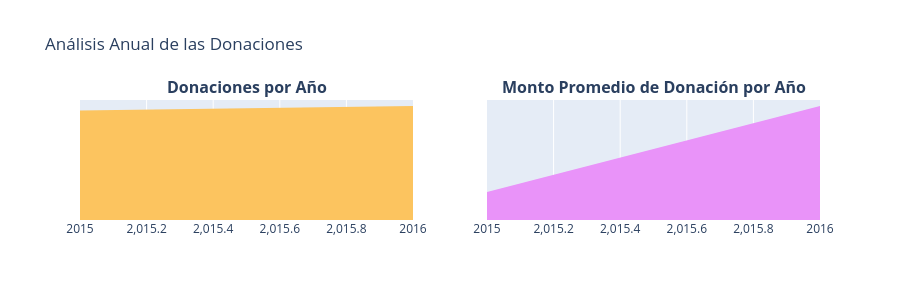

Notebook source saved alongside this figure:
### Markdown cell above
> * **Los Donantes Más Generosos:**
> * Un donante (que no es profesor) de **Manhattan Beach, California** ha donado más de **18,000 veces** (mostrado como D1 en el gráfico de la esquina superior izquierda) en DonorsChoose. Otro donante (que tampoco es profesor) de Nueva York ha aportado una colosal cantidad total equivalente a **1.8 millones de USD** a lo largo de unas 10,513 donaciones (mostrado como D1 en el gráfico de la esquina superior derecha). 
> * El pago único más alto de **60K** para el proyecto "Learning to Play while Playing to Learn" fue realizado por un donante de **Anahola, Hawái**, quien ha hecho un total de 223 donaciones hasta el momento. 

## <a id="3.4">3.4 ¿Qué montos de donación se recibieron y en qué momentos?</a>

### Donaciones por Año
* **3.4.1** Número de Donaciones por Año
* **3.4.2** Montos Promedios de Donación por Año

### Code cell
# Análisis de las donaciones por año

donations_df['Donation Date'] = pd.to_datetime(donations_df['Donation Received Date'])
donations_df['Donation Year'] = donations_df['Donation Date'].dt.year
donations_df['Donation Month'] = donations_df['Donation Date'].dt.month
donations_df['Donation Day'] = donations_df['Donation Date'].dt.day
donations_df['Donation Weekday'] = donations_df['Donation Date'].dt.weekday
donations_df['Donation Hour'] = donations_df['Donation Date'].dt.hour

t1 = donations_df.groupby(['Donation Year']).agg({
    'Donation Month': 'count',
    'Donation Amount': 'mean'
}).reset_index().rename(columns={
    'Donation Month': 'Total Donations',
    'Donation Amount': 'Average Amount'
})

x = t1['Donation Year']
y1 = t1['Total Donations']
y2 = t1['Average Amount']

trace1 = go.Scatter(
    x=x[:-1],
    y=y1[:-1],
    fill='tozeroy',
    fillcolor='#fcc45f',
    mode='none'
)

trace2 = go.Scatter(
    x=x[:-1],
    y=y2[:-1],
    fill='tozeroy',
    fillcolor="#e993f9",
    mode='none'
)

fig = tools.make_subplots(
    rows=1,
    cols=2,
    print_grid=False,
    subplot_titles=[
        "<b>Donaciones por Año</b>",
        "<b>Monto Promedio de Donación por Año</b>"
    ]
)

fig.append_trace(trace1, 1, 1)
fig.append_trace(trace2, 1, 2)

fig['layout'].update(
    height=300,
    showlegend=False,
    title="Análisis Anual de las Donaciones",
    yaxis=dict(
        autorange=True,
        showgrid=False,
        zeroline=False,
        showline=False,
        ticks='',
        showticklabels=False
    ),
    yaxis2=dict(
        autorange=True,
        showgrid=False,
        zeroline=False,
        showline=False,
        ticks='',
        showticklabels=False
    )
)

iplot(fig)

### Figure 1 — Plotly figure (JSON) as saved in the notebook; plotly's stock layout.template omitted (floating-point values rounded to 4 significant figures)
{"data": [{"fill": "tozeroy", "fillcolor": "#fcc45f", "mode": "none", "type": "scatter", "x": [2015, 2016], "xaxis": "x", "y": [72, 75], "yaxis": "y"}, {"fill": "tozeroy", "fillcolor": "#e993f9", "mode": "none", "type": "scatter", "x": [2015, 2016], "xaxis": "x2", "y": [228.1, 929.7], "yaxis": "y2"}], "layout": {"annotations": [{"font": {"size": 16}, "showarrow": false, "text": "<b>Donaciones por Año</b>", "x": 0.225, "xanchor": "center", "xref": "paper", "y": 1, "yanchor": "bottom", "yref": "paper"}, {"font": {"size": 16}, "showarrow": false, "text": "<b>Monto Promedio de Donación por Año</b>", "x": 0.775, "xanchor": "center", "xref": "paper", "y": 1, "yanchor": "bottom", "yref": "paper"}], "height": 300, "showlegend": false, "title": {"text": "Análisis Anual de las Donaciones"}, "xaxis": {"anchor": "y", "domain": [0, 0.45]}, "xaxis2": {"anchor": "y2", "domain": [0.55, 1]}, "yaxis": {"anchor": "x", "autorange": true, "domain": [0, 1], "showgrid": false, "showline": false, "showticklabels": false, "ticks": "", "zeroline": false}, "yaxis2": {"anchor": "x2", "autorange": true, "domain": [0, 1], "showgrid": false, "showline": false, "showticklabels": false, "ticks": "", "zeroline": false}}}
